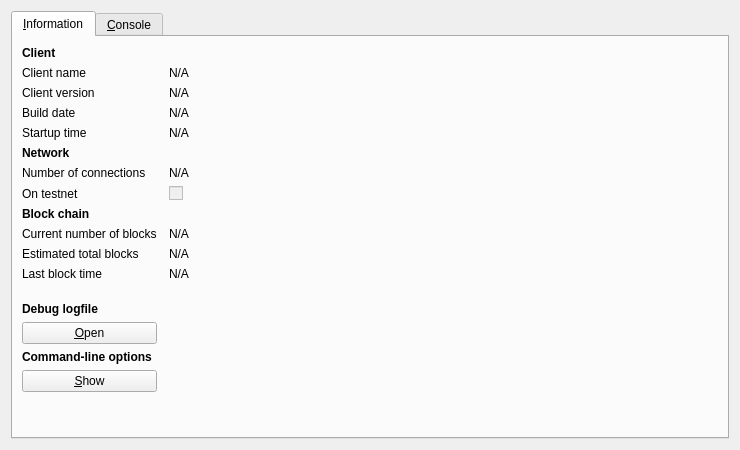
<?xml version="1.0" encoding="UTF-8"?>
<ui version="4.0">
 <class>RPCConsole</class>
 <widget class="QDialog" name="RPCConsole">
  <property name="geometry">
   <rect>
    <x>0</x>
    <y>0</y>
    <width>740</width>
    <height>450</height>
   </rect>
  </property>
  <property name="windowTitle">
   <string>BBQCoin debug window</string>
  </property>
  <layout class="QVBoxLayout" name="verticalLayout_2">
   <item>
    <widget class="QTabWidget" name="tabWidget">
     <property name="currentIndex">
      <number>0</number>
     </property>
     <widget class="QWidget" name="tab_info">
      <attribute name="title">
       <string>&amp;Information</string>
      </attribute>
      <layout class="QGridLayout" name="gridLayout" columnstretch="0,1">
       <property name="horizontalSpacing">
        <number>12</number>
       </property>
       <item row="0" column="0">
        <widget class="QLabel" name="label_9">
         <property name="font">
          <font>
           <weight>75</weight>
           <bold>true</bold>
          </font>
         </property>
         <property name="text">
          <string>Client</string>
         </property>
        </widget>
       </item>
       <item row="1" column="0">
        <widget class="QLabel" name="label_5">
         <property name="text">
          <string>Client name</string>
         </property>
        </widget>
       </item>
       <item row="1" column="1">
        <widget class="QLabel" name="clientName">
         <property name="cursor">
          <cursorShape>IBeamCursor</cursorShape>
         </property>
         <property name="text">
          <string>N/A</string>
         </property>
         <property name="textFormat">
          <enum>Qt::PlainText</enum>
         </property>
         <property name="textInteractionFlags">
          <set>Qt::LinksAccessibleByMouse|Qt::TextSelectableByKeyboard|Qt::TextSelectableByMouse</set>
         </property>
        </widget>
       </item>
       <item row="2" column="0">
        <widget class="QLabel" name="label_6">
         <property name="text">
          <string>Client version</string>
         </property>
        </widget>
       </item>
       <item row="2" column="1">
        <widget class="QLabel" name="clientVersion">
         <property name="cursor">
          <cursorShape>IBeamCursor</cursorShape>
         </property>
         <property name="text">
          <string>N/A</string>
         </property>
         <property name="textFormat">
          <enum>Qt::PlainText</enum>
         </property>
         <property name="textInteractionFlags">
          <set>Qt::LinksAccessibleByMouse|Qt::TextSelectableByKeyboard|Qt::TextSelectableByMouse</set>
         </property>
        </widget>
       </item>
       <item row="3" column="0">
        <widget class="QLabel" name="label_12">
         <property name="text">
          <string>Build date</string>
         </property>
        </widget>
       </item>
       <item row="3" column="1">
        <widget class="QLabel" name="buildDate">
         <property name="cursor">
          <cursorShape>IBeamCursor</cursorShape>
         </property>
         <property name="text">
          <string>N/A</string>
         </property>
         <property name="textFormat">
          <enum>Qt::PlainText</enum>
         </property>
         <property name="textInteractionFlags">
          <set>Qt::LinksAccessibleByMouse|Qt::TextSelectableByKeyboard|Qt::TextSelectableByMouse</set>
         </property>
        </widget>
       </item>
       <item row="4" column="0">
        <widget class="QLabel" name="label_13">
         <property name="text">
          <string>Startup time</string>
         </property>
        </widget>
       </item>
       <item row="4" column="1">
        <widget class="QLabel" name="startupTime">
         <property name="cursor">
          <cursorShape>IBeamCursor</cursorShape>
         </property>
         <property name="text">
          <string>N/A</string>
         </property>
         <property name="textFormat">
          <enum>Qt::PlainText</enum>
         </property>
         <property name="textInteractionFlags">
          <set>Qt::LinksAccessibleByMouse|Qt::TextSelectableByKeyboard|Qt::TextSelectableByMouse</set>
         </property>
        </widget>
       </item>
       <item row="5" column="0">
        <widget class="QLabel" name="label_11">
         <property name="font">
          <font>
           <weight>75</weight>
           <bold>true</bold>
          </font>
         </property>
         <property name="text">
          <string>Network</string>
         </property>
        </widget>
       </item>
       <item row="6" column="0">
        <widget class="QLabel" name="label_7">
         <property name="text">
          <string>Number of connections</string>
         </property>
        </widget>
       </item>
       <item row="6" column="1">
        <widget class="QLabel" name="numberOfConnections">
         <property name="cursor">
          <cursorShape>IBeamCursor</cursorShape>
         </property>
         <property name="text">
          <string>N/A</string>
         </property>
         <property name="textFormat">
          <enum>Qt::PlainText</enum>
         </property>
         <property name="textInteractionFlags">
          <set>Qt::LinksAccessibleByMouse|Qt::TextSelectableByKeyboard|Qt::TextSelectableByMouse</set>
         </property>
        </widget>
       </item>
       <item row="7" column="0">
        <widget class="QLabel" name="label_8">
         <property name="text">
          <string>On testnet</string>
         </property>
        </widget>
       </item>
       <item row="7" column="1">
        <widget class="QCheckBox" name="isTestNet">
         <property name="enabled">
          <bool>false</bool>
         </property>
         <property name="text">
          <string/>
         </property>
        </widget>
       </item>
       <item row="8" column="0">
        <widget class="QLabel" name="label_10">
         <property name="font">
          <font>
           <weight>75</weight>
           <bold>true</bold>
          </font>
         </property>
         <property name="text">
          <string>Block chain</string>
         </property>
        </widget>
       </item>
       <item row="9" column="0">
        <widget class="QLabel" name="label_3">
         <property name="text">
          <string>Current number of blocks</string>
         </property>
        </widget>
       </item>
       <item row="9" column="1">
        <widget class="QLabel" name="numberOfBlocks">
         <property name="cursor">
          <cursorShape>IBeamCursor</cursorShape>
         </property>
         <property name="text">
          <string>N/A</string>
         </property>
         <property name="textFormat">
          <enum>Qt::PlainText</enum>
         </property>
         <property name="textInteractionFlags">
          <set>Qt::LinksAccessibleByMouse|Qt::TextSelectableByKeyboard|Qt::TextSelectableByMouse</set>
         </property>
        </widget>
       </item>
       <item row="10" column="0">
        <widget class="QLabel" name="label_4">
         <property name="text">
          <string>Estimated total blocks</string>
         </property>
        </widget>
       </item>
       <item row="10" column="1">
        <widget class="QLabel" name="totalBlocks">
         <property name="cursor">
          <cursorShape>IBeamCursor</cursorShape>
         </property>
         <property name="text">
          <string>N/A</string>
         </property>
         <property name="textFormat">
          <enum>Qt::PlainText</enum>
         </property>
         <property name="textInteractionFlags">
          <set>Qt::LinksAccessibleByMouse|Qt::TextSelectableByKeyboard|Qt::TextSelectableByMouse</set>
         </property>
        </widget>
       </item>
       <item row="11" column="0">
        <widget class="QLabel" name="label_2">
         <property name="text">
          <string>Last block time</string>
         </property>
        </widget>
       </item>
       <item row="11" column="1">
        <widget class="QLabel" name="lastBlockTime">
         <property name="cursor">
          <cursorShape>IBeamCursor</cursorShape>
         </property>
         <property name="text">
          <string>N/A</string>
         </property>
         <property name="textFormat">
          <enum>Qt::PlainText</enum>
         </property>
         <property name="textInteractionFlags">
          <set>Qt::LinksAccessibleByMouse|Qt::TextSelectableByKeyboard|Qt::TextSelectableByMouse</set>
         </property>
        </widget>
       </item>
       <item row="12" column="0">
        <spacer name="verticalSpacer_2">
         <property name="orientation">
          <enum>Qt::Vertical</enum>
         </property>
         <property name="sizeHint" stdset="0">
          <size>
           <width>20</width>
           <height>20</height>
          </size>
         </property>
        </spacer>
       </item>
       <item row="13" column="0">
        <widget class="QLabel" name="labelDebugLogfile">
         <property name="font">
          <font>
           <weight>75</weight>
           <bold>true</bold>
          </font>
         </property>
         <property name="text">
          <string>Debug logfile</string>
         </property>
        </widget>
       </item>
       <item row="14" column="0">
        <widget class="QPushButton" name="openDebugLogfileButton">
         <property name="toolTip">
          <string>Open the BBQCoin debug logfile from the current data directory. This can take a few seconds for large logfiles.</string>
         </property>
         <property name="text">
          <string>&amp;Open</string>
         </property>
         <property name="autoDefault">
          <bool>false</bool>
         </property>
        </widget>
       </item>
       <item row="15" column="0">
        <widget class="QLabel" name="labelCLOptions">
         <property name="font">
          <font>
           <weight>75</weight>
           <bold>true</bold>
          </font>
         </property>
         <property name="text">
          <string>Command-line options</string>
         </property>
        </widget>
       </item>
       <item row="16" column="0">
        <widget class="QPushButton" name="showCLOptionsButton">
         <property name="toolTip">
          <string>Show the BBQCoin-Qt help message to get a list with possible BBQCoin command-line options.</string>
         </property>
         <property name="text">
          <string>&amp;Show</string>
         </property>
         <property name="autoDefault">
          <bool>false</bool>
         </property>
        </widget>
       </item>
       <item row="17" column="0">
        <spacer name="verticalSpacer">
         <property name="orientation">
          <enum>Qt::Vertical</enum>
         </property>
         <property name="sizeHint" stdset="0">
          <size>
           <width>20</width>
           <height>40</height>
          </size>
         </property>
        </spacer>
       </item>
      </layout>
     </widget>
     <widget class="QWidget" name="tab_console">
      <attribute name="title">
       <string>&amp;Console</string>
      </attribute>
      <layout class="QVBoxLayout" name="verticalLayout_3">
       <property name="spacing">
        <number>3</number>
       </property>
       <item>
        <widget class="QTextEdit" name="messagesWidget">
         <property name="minimumSize">
          <size>
           <width>0</width>
           <height>100</height>
          </size>
         </property>
         <property name="readOnly">
          <bool>true</bool>
         </property>
         <property name="tabKeyNavigation" stdset="0">
          <bool>false</bool>
         </property>
         <property name="columnCount" stdset="0">
          <number>2</number>
         </property>
        </widget>
       </item>
       <item>
        <layout class="QHBoxLayout" name="horizontalLayout">
         <property name="spacing">
          <number>3</number>
         </property>
         <item>
          <widget class="QLabel" name="label">
           <property name="text">
            <string notr="true">&gt;</string>
           </property>
          </widget>
         </item>
         <item>
          <widget class="QLineEdit" name="lineEdit"/>
         </item>
         <item>
          <widget class="QPushButton" name="clearButton">
           <property name="maximumSize">
            <size>
             <width>24</width>
             <height>24</height>
            </size>
           </property>
           <property name="toolTip">
            <string>Clear console</string>
           </property>
           <property name="text">
            <string/>
           </property>
           <property name="icon">
            <iconset resource="../bitcoin.qrc">
             <normaloff>:/icons/remove</normaloff>:/icons/remove</iconset>
           </property>
           <property name="shortcut">
            <string notr="true">Ctrl+L</string>
           </property>
           <property name="autoDefault">
            <bool>false</bool>
           </property>
          </widget>
         </item>
        </layout>
       </item>
      </layout>
     </widget>
    </widget>
   </item>
  </layout>
 </widget>
 <resources>
  <include location="../bitcoin.qrc"/>
 </resources>
 <connections/>
</ui>
